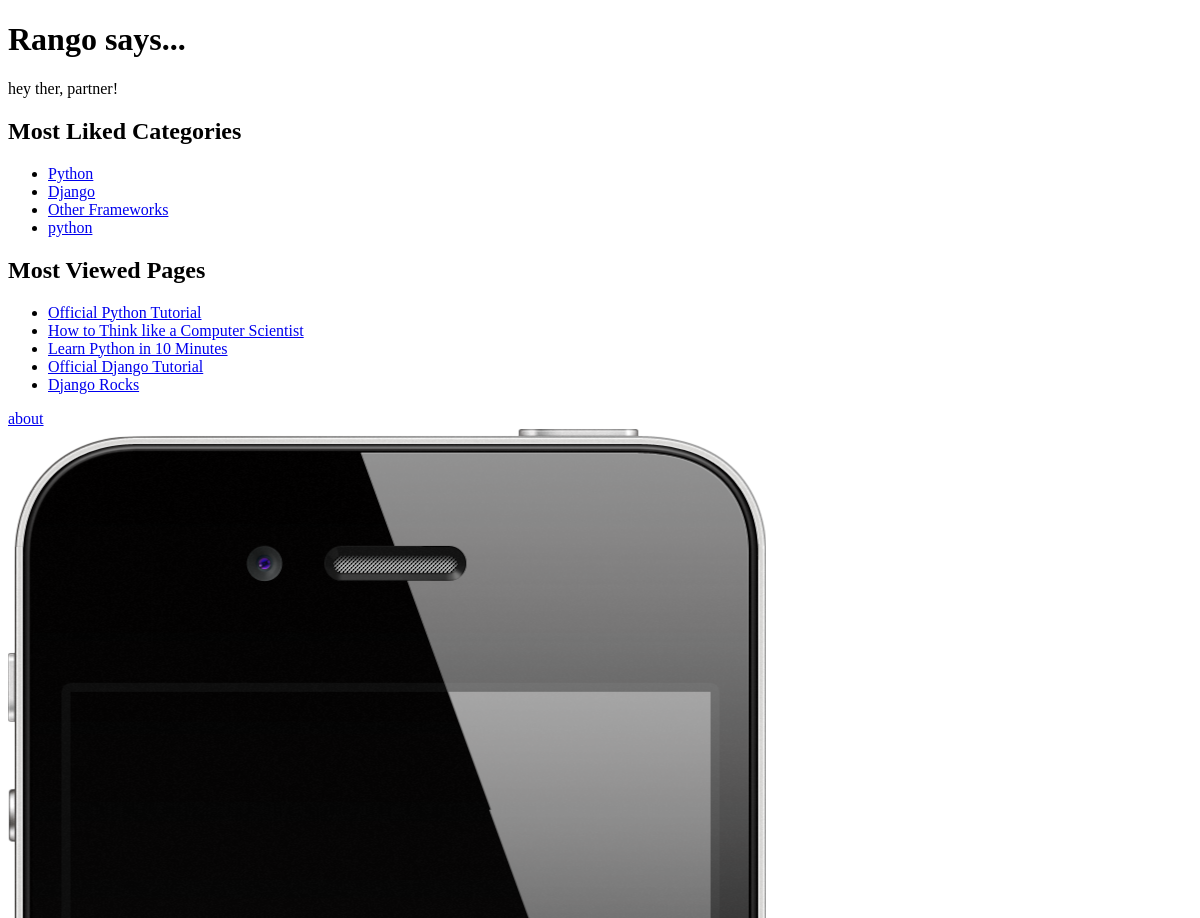
/rango/ (upper part), run on an earlier commit of the app's database.
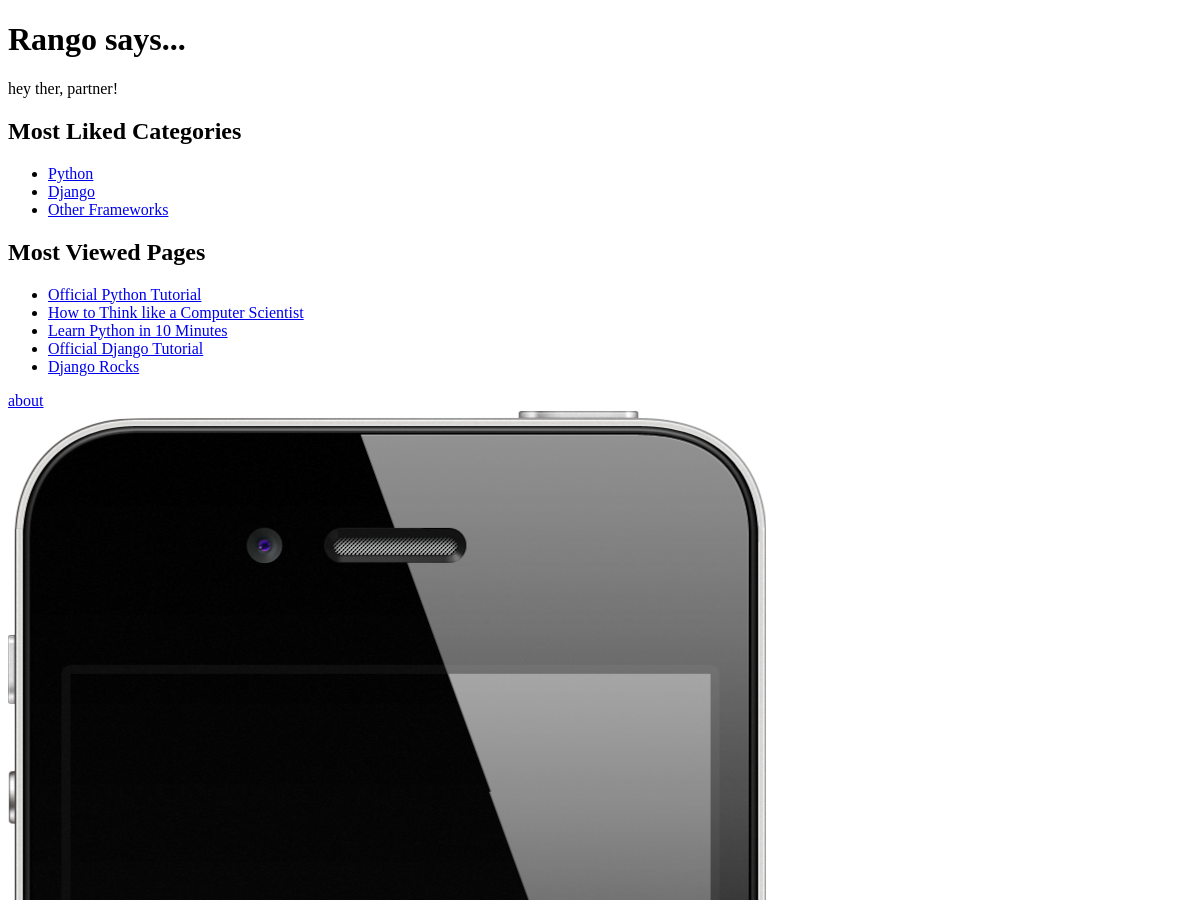
And on a later commit of the database.
### rango/models.py (models this page shows, shortened)
class Category(models.Model):
    name = models.CharField(max_length = 128, unique = True)
    views = models.IntegerField(default = 0)
    likes= models.IntegerField(default = 0)
    slug = models.SlugField(unique = True)
    class Meta:
        verbose_name_plural = "Categories"

class Page(models.Model):
    	category = models.ForeignKey(Category)
    	title = models.CharField(max_length = 128)
    	url = models.URLField()
    	views = models.IntegerField(default = 0)

### rango/views.py (the view)
def index(request):
    category_list = Category.objects.order_by('-likes')[:5]
    page_list = Page.objects.order_by('-views')[:5]
    context_dict = {"categories" : category_list,
        "pages" : page_list}
    return render(request, 'rango/index.html', context = context_dict)

### templates/rango/index.html (shortened to what this page needs)
<!DOCTYPE html>
{% load staticfiles %}
<html>
<head>
</head>
<body>
<h1>Rango says...</h1>
<div>
hey ther, partner!<br/>
</div>
<div>
<h2>Most Liked Categories</h2>
{%  if categories %}
<ul>
{%  for category in categories %}
<li>
<a href="/rango/category/{{ category.slug }}">
{{ category.name }}
</a>
</li>
{% endfor %}
</ul>
{% else %}
<strong>There are no categories present.</strong>
{% endif %}
</div>
<div>
<h2>Most Viewed Pages</h2>
{%  if pages %}
<ul>
{%  for page in pages %}
<li>
<a href="{{ page.url }}">
{{ page.title }}
</a>
</li>
{% endfor %}
</ul>
{% else %}
<strong>There are no pages present.</strong>
{% endif %}
</div>
<div>
<a href="/rango/about/">about</a><br />
<img src="{% static "images/iphone.png" %}"
alt = "picture of iphone" />
</div>
</body>
</html>

What changed in the data, as far as the page shows it:
removed Category: name "python"
